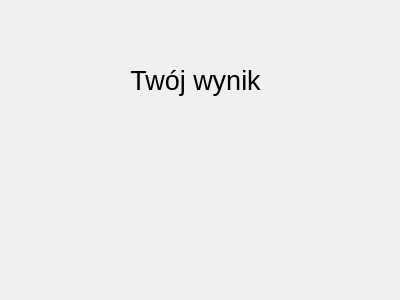
<?xml version="1.0" encoding="UTF-8"?>
<ui version="4.0">
 <class>ScoreWindow</class>
 <widget class="QDialog" name="ScoreWindow">
  <property name="geometry">
   <rect>
    <x>0</x>
    <y>0</y>
    <width>400</width>
    <height>300</height>
   </rect>
  </property>
  <property name="windowTitle">
   <string>Wynik</string>
  </property>
  <widget class="QLabel" name="label">
   <property name="geometry">
    <rect>
     <x>40</x>
     <y>10</y>
     <width>311</width>
     <height>141</height>
    </rect>
   </property>
   <property name="font">
    <font>
     <pointsize>20</pointsize>
    </font>
   </property>
   <property name="text">
    <string>Twój wynik</string>
   </property>
   <property name="alignment">
    <set>Qt::AlignCenter</set>
   </property>
  </widget>
  <widget class="QLabel" name="label_2">
   <property name="geometry">
    <rect>
     <x>80</x>
     <y>130</y>
     <width>221</width>
     <height>141</height>
    </rect>
   </property>
   <property name="font">
    <font>
     <pointsize>48</pointsize>
    </font>
   </property>
   <property name="text">
    <string/>
   </property>
   <property name="alignment">
    <set>Qt::AlignCenter</set>
   </property>
  </widget>
 </widget>
 <resources/>
 <connections/>
</ui>
